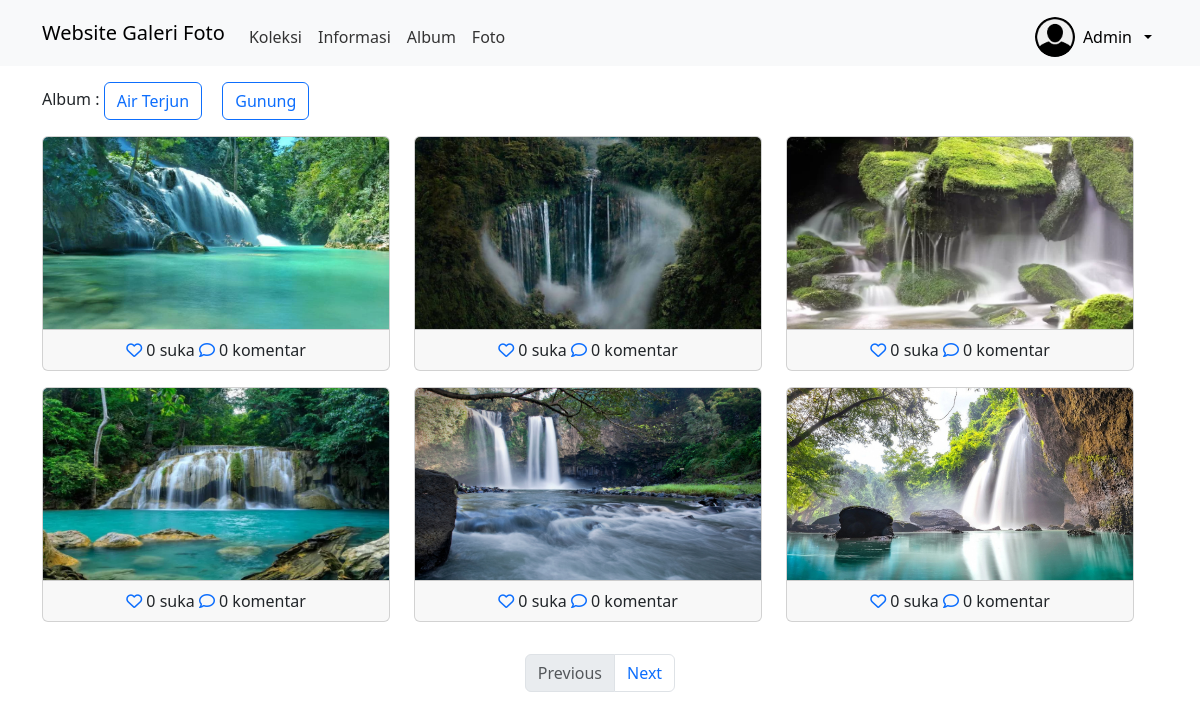
The app's page /user/home_user.php (signed in) with its own data.
### tables this page shows
CREATE TABLE `albums` (
  `album_id` int(11) NOT NULL,
  `user_id` int(11) NOT NULL,
  `title` varchar(100) NOT NULL,
  `description` text NOT NULL,
  `created_at` datetime NOT NULL DEFAULT current_timestamp() ON UPDATE current_timestamp()
);

CREATE TABLE `photos` (
  `photo_id` int(11) NOT NULL,
  `user_id` int(11) NOT NULL,
  `title` varchar(100) NOT NULL,
  `description` text NOT NULL,
  `image_path` varchar(255) NOT NULL,
  `created_at` timestamp NOT NULL DEFAULT current_timestamp() ON UPDATE current_timestamp(),
  `album_id` int(11) NOT NULL
);

### user/home_user.php (the view, shortened to what this page needs)
<?php
$user_id = $_SESSION['user_id'];
include_once("../config/koneksi.php");
$per_page = 6;
$current_page = isset($_GET['page']) ? (int)$_GET['page'] : 1;
$start_from = ($current_page - 1) * $per_page;
?>
<!DOCTYPE html>
<html lang="en">
<head>
    <link rel="stylesheet" type="text/css" href="../aset/css/bootstrap.min.css">
    <link rel="stylesheet" href="https://cdnjs.cloudflare.com/ajax/libs/font-awesome/6.5.1/css/all.min.css" />
</head>
<body>
<nav class="navbar navbar-expand-lg bg-body-tertiary">
  <div class="container">
    <a class="navbar-brand" href="index_album_user.php">Website Galeri Foto</a>
    <div class="collapse navbar-collapse mt-2" id="navbarNavAltMarkup">
      <div class="navbar-nav me-auto">
        <a href="home_user.php" class="nav-link">Koleksi</a>
        <a href="informasi.php" class="nav-link">Informasi</a>
        <a href="album_user.php" class="nav-link">Album</a>
        <a href="foto_user.php" class="nav-link">Foto</a>
      </div>
 <div class="btn-group">
        <button type="button" style='border:none;background-color:transparent;display:flex;flex-direction:row;justify-content:center;align-items:center;gap:8px' class="dropdown-toggle" style='' data-toggle="dropdown" data-mdb-dropdown-init data-mdb-ripple-init aria-expanded="false">
          <img id="profilee-img" class="img-circle img-responsive rounded-circle"src="../aset/img/profilee.png" width="40" height="40">
          <p class='mb-0'><?= $_SESSION['username'] ?></p>
        </button>
      </div>
  </div>
</nav>
<div class="container mt-3" style='margin-bottom:1em'>
Album :
<?php
  $album = mysqli_query($koneksi,"SELECT * FROM albums WHERE user_id ='$user_id'");
  while($row = mysqli_fetch_array($album)){ ?>
 <a href ="home_user.php?album_id=<?php echo $row['album_id'] ?>" class="btn btn-outline-primary " style='margin-right:1em'>
  <?php echo $row['title'] ?></a>
  <?php } ?>
<div class="row" style='margin-top:1em'>
    <div class="row">
        <?php
        if(isset($_GET['album_id'])) {
            $album_id = $_GET['album_id'];
            $query = mysqli_query($koneksi, "SELECT * FROM photos WHERE user_id='$user_id' AND album_id='$album_id' LIMIT $start_from, $per_page");
            while($data= mysqli_fetch_array($query)){ ?>
            <div class="col-md-4 mb-3">
                <div class="card">
                    <img src="../aset/img/<?php echo $data['image_path']?>" class="card-img-top" title="<?php echo $data['title'] ?>" style="height: 12rem;">
                    <div class="card-footer text-center">
                        <?php
                        $photo_id = $data['photo_id'];
                        $ceksuka = mysqli_query($koneksi,"SELECT * FROM likes WHERE photo_id = '$photo_id' AND user_id = '$user_id'");
                        if (mysqli_num_rows($ceksuka) == 1) { ?>
                            <a href="../config/proses_like.php?photo_id=<?php echo $data['photo_id']?>" type="submit" name="batalsuka"><i class ="fa fa-heart"  style='color:red'></i></a>
                        <?php }else{ ?>
                            <a href="../config/proses_like.php?photo_id=<?php echo $data['photo_id']?>" type="submit" name="suka"><i class ="fa-regular fa-heart"></i></a>
                        <?php }
                        $like = mysqli_query($koneksi,"SELECT * FROM likes WHERE photo_id = '$photo_id'");
                        echo mysqli_num_rows($like). ' suka';
                        ?>
                        <a href=""><i class="fa-regular fa-comment"></i></a>
                        <?php
                        $jmlkomen = mysqli_query($koneksi,"SELECT * FROM comments WHERE photo_id='$photo_id'");
                        if($jmlkomen){
                            $jumlah_komentar = mysqli_num_rows($jmlkomen);
                            echo $jumlah_komentar . ' komentar';
                        } else {
                            echo "0 komentar";
                        }
                        ?>
                    </div>
                </div>
            </div>
        <?php } }else{
            $query = mysqli_query($koneksi, "SELECT * FROM photos WHERE user_id='$user_id' LIMIT $start_from, $per_page");
            while($data = mysqli_fetch_array($query)){
            ?>
            <div class="col-md-4 mb-3">
                <div class="card">
                    <img src="../aset/img/<?php echo $data['image_path']?>" class="card-img-top" title="<?php echo $data['title'] ?>" style="height: 12rem;">
                    <div class="card-footer text-center">
                        <?php
                        $photo_id = $data['photo_id'];
                        $ceksuka = mysqli_query($koneksi,"SELECT * FROM likes WHERE photo_id = '$photo_id' AND user_id = '$user_id'");
                        if (mysqli_num_rows($ceksuka) == 1) { ?>
                            <a href="../config/proses_like.php?photo_id=<?php echo $data['photo_id']?>" type="submit" name="batalsuka"><i class ="fa fa-heart" style='color:red'></i></a>
                        <?php }else{ ?>
                            <a href="../config/proses_like.php?photo_id=<?php echo $data['photo_id']?>" type="submit" name="suka"><i class ="fa-regular fa-heart"></i></a>
                        <?php }
                        $like = mysqli_query($koneksi,"SELECT * FROM likes WHERE photo_id = '$photo_id'");
                        echo mysqli_num_rows($like). ' suka';
                        ?>
                        <a href=""><i class="fa-regular fa-comment"></i></a>
                        <?php
                        $jmlkomen = mysqli_query($koneksi,"SELECT * FROM comments WHERE photo_id='$photo_id'");
                        if($jmlkomen){
                            $jumlah_komentar = mysqli_num_rows($jmlkomen);
                            echo $jumlah_komentar . ' komentar';
                        } else {
                            echo "0 komentar";
                        }
                        ?>
                    </div>
                </div>
            </div>
        <?php } } ?>
    </div>
</div>
<div class="container mt-3">
    <div class="row">
        <div class="col">
            <nav aria-label="Page navigation example">
                <ul class="pagination justify-content-center">
                    <li class="page-item <?php echo ($current_page == 1) ? 'disabled' : ''; ?>"><a class="page-link" href="?page=<?php echo ($current_page - 1); ?>">Previous</a></li>
                    <li class="page-item <?php echo ($current_page == $total_pages) ? 'disabled' : ''; ?>"><a class="page-link" href="?page=<?php echo ($current_page + 1); ?>">Next</a></li>
                </ul>
            </nav>
        </div>
    </div>
</div>
</body>
</html>

### user/home_user.php (style rules this page uses)
.navbar-nav .nav-link { color: #333; transition: color 0.3s ease; }

### records on screen
albums: title "Air Terjun"
albums: title "Gunung"
photos: image_path (picture), mysqli_num_rows($like) "0", jumlah_komentar "0"
photos: image_path (picture), mysqli_num_rows($like) "0", jumlah_komentar "0"
photos: image_path (picture), mysqli_num_rows($like) "0", jumlah_komentar "0"
photos: image_path (picture), mysqli_num_rows($like) "0", jumlah_komentar "0"
photos: image_path (picture), mysqli_num_rows($like) "0", jumlah_komentar "0"
photos: image_path (picture), mysqli_num_rows($like) "0", jumlah_komentar "0"

### other values on screen
$_SESSION['username'] "Admin"
